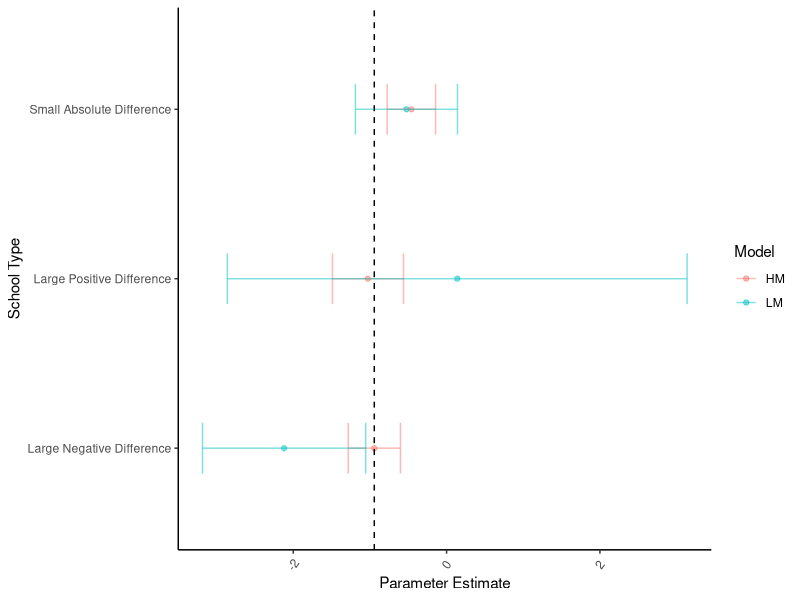

Write R code to recreate this figure.
## ---- chunk 1
rm(list=ls())
library(MASS)
library(mlmRev)
library(lme4)
library(arm)
library(numDeriv)
library(knitr)
library(tidyverse)

data(egsingle)
schoolDF <- egsingle %>%
    filter(year == .5) %>%
    mutate(lowincDM = lowinc - mean(lowinc)) %>%
    mutate(retained = as.logical(as.numeric(as.character(retained)))) %>%
    as_tibble

studentCountDF <- schoolDF %>%
    group_by(schoolid) %>%
    summarize(
        students=n(),
        retained=sum(retained)
    ) %>%
    mutate(`Percent Retained`=retained/students)
## ---- chunk 2
modelFF <- list(
    `Intercept` = math ~ retained + (1|schoolid),
    `Intercept & Slope` = math ~ retained + (1+retained|schoolid)
)

modelFits <- lapply(modelFF, lmer, data=schoolDF, REML=FALSE)

anova(modelFits[[1]], modelFits[[2]]) %>%
    as_tibble() %>%
    mutate(Model=names(modelFits)) %>%
    knitr::kable(caption="Model Comparison By Chi Square Test & BIC", digits=2)
## ---- chunk 3
slopeEstDF <- left_join(
    bind_rows(lapply(levels(schoolDF$schoolid), function(id){
        subModel <- lm(math ~ retained, data=filter(schoolDF, schoolid == id))
        tibble(
            schoolid=id, 
            LMest=coefficients(subModel)[2],
            LMlow=confint(subModel)[2,1],
            LMhi=confint(subModel)[2,2])})),

    coef(modelFits$`Intercept & Slope`)$schoolid %>%
        mutate(schoolid=row.names(.)) %>%
        as_tibble() %>%
        select(-`(Intercept)`, HMest=retainedTRUE) %>%
        mutate(se=sqrt(
            (se.ranef(modelFits$`Intercept & Slope`)$schoolid[,2])^2 +
            (se.fixef(modelFits$`Intercept & Slope`)[2])^2)) %>%
        mutate(HMlow=HMest - 1.96*se, HMhi=HMest + 1.96*se) %>%
        select(-se),
    
    by="schoolid") %>%
    mutate(absDiff=abs(LMest - HMest), diff=LMest-HMest)


naEstimatesN <- sum(is.na(slopeEstDF$LMest))
smallAbsDiff <- 
    slopeEstDF$schoolid[which(min(slopeEstDF$absDiff, na.rm=T) == slopeEstDF$absDiff)]
largePosDiff <- 
    slopeEstDF$schoolid[which(max(slopeEstDF$diff, na.rm=T) == slopeEstDF$diff)]
largeNegDiff <- 
    slopeEstDF$schoolid[which(min(slopeEstDF$diff, na.rm=T) == slopeEstDF$diff)]

typeDiff <- c(
    "Large Negative Difference",
    "Large Positive Difference",
    "Small Absolute Difference")

names(typeDiff) <-  c(largeNegDiff, largePosDiff, smallAbsDiff)

slopeEstDF %>%
    select(-absDiff, -diff) %>%
    gather("Metric", "Value", -schoolid) %>%
    mutate(Model=str_sub(Metric, 1, 2)) %>%
    mutate(Metric=str_sub(Metric, 3, -1)) %>%
    spread("Metric", "Value") %>%
    filter(schoolid %in% names(typeDiff)) %>%
    mutate(type=typeDiff[schoolid]) %>%
    ggplot(aes(x=type, y=est, ymin=low, ymax=hi, color=Model)) +
    geom_point(alpha=.5) +
    geom_errorbar(width = .3, alpha=.5) +
    theme_classic() +
    coord_flip() +
    theme(axis.text.x = element_text(angle = 55, vjust = .5)) +
    geom_hline(yintercept = fixef(modelFits$`Intercept & Slope`)[2], linetype=2) +
    labs(x="School Type", y="Parameter Estimate")
